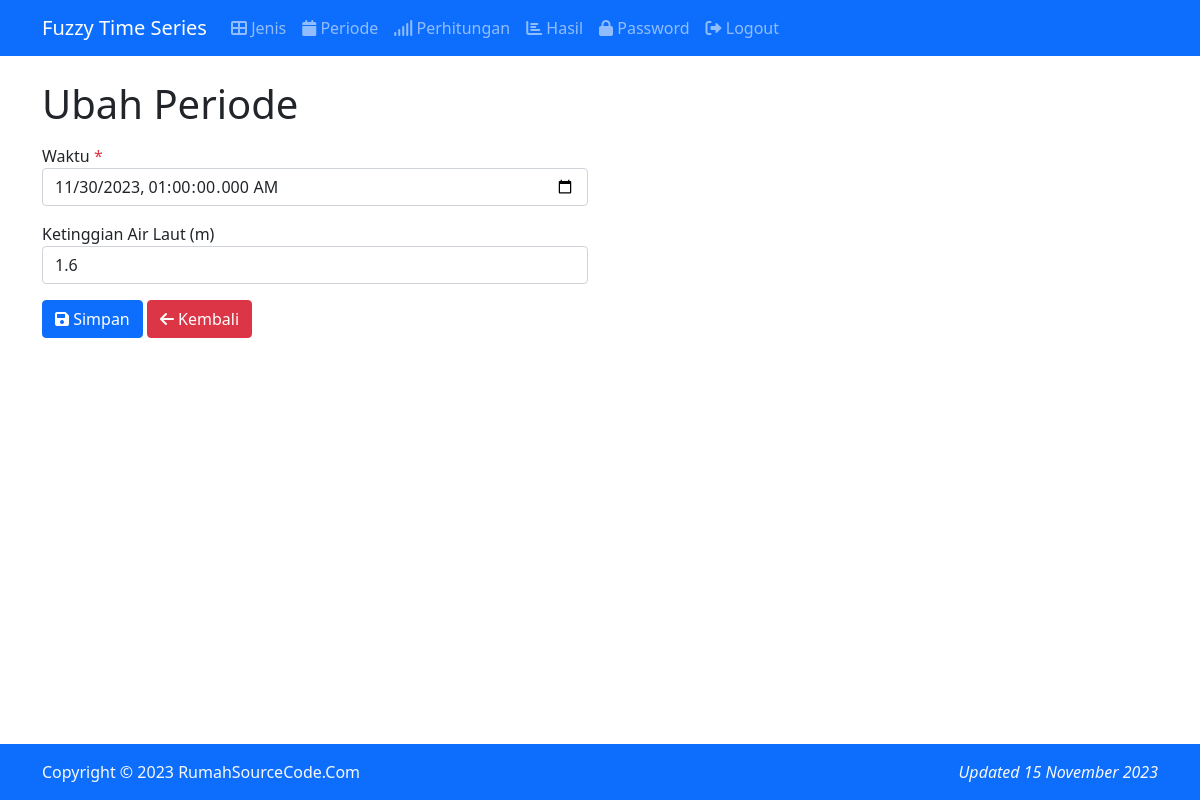
/index.php?m=periode_ubah&ID=1 (signed in), run on the app's committed database.
### tables this page shows
CREATE TABLE `tb_periode` (
  `id_periode` int(16) NOT NULL AUTO_INCREMENT,
  `waktu` datetime DEFAULT NULL,
  PRIMARY KEY (`id_periode`)
);

CREATE TABLE `tb_relasi` (
  `ID` int(11) NOT NULL AUTO_INCREMENT,
  `id_periode` int(11) DEFAULT NULL,
  `kode_jenis` varchar(16) DEFAULT NULL,
  `nilai` double DEFAULT NULL,
  PRIMARY KEY (`ID`)
);

CREATE TABLE `tb_jenis` (
  `kode_jenis` varchar(16) NOT NULL,
  `nama_jenis` varchar(255) DEFAULT NULL,
  PRIMARY KEY (`kode_jenis`)
);

### config.php (called while the page is built, shortened)
<?php
$config["server"] = 'localhost';
$config["username"] = 'root';
$config["password"] = '';
$config["database_name"] = 'fts_chen';

### functions.php (called while the page is built, shortened)
<?php
include 'config.php';
include 'includes/db.php';
$db = new DB($config['server'], $config['username'], $config['password'], $config['database_name']);
function set_value($key = null, $default = null)
{
    return $default;
}

### includes/db.php (called while the page is built, shortened)
<?php
class DB
{
    var $conn = null;
    public function __construct($host, $username, $passwd, $dbname)
    {
        $this->conn = mysqli_connect($host, $username, $passwd, $dbname);
    }
    public function query($sql)
    {
        $query = mysqli_query($this->conn, $sql) or die('<pre>Error mysqli_query: ' . mysqli_error($this->conn) . '<br />' . $sql . '</pre>');
        return $query;
    }
    public function get_row($sql)
    {
        $query = $this->query($sql);
        return mysqli_fetch_object($query);
    }
    public function get_results($sql)
    {
        $query = $this->query($sql);
        $arr = array();
        while ($row = mysqli_fetch_object($query)) {
            $arr[] = $row;
        }
        return $arr;
    }
}

### periode_ubah.php (the view, shortened to what this page needs)
<?php
$row = $db->get_row("SELECT * FROM tb_periode WHERE id_periode='$_GET[ID]'");
?>
<div class="mb-3">
    <h1>Ubah Periode</h1>
</div>
<form method="post">
    <div class="row">
        <div class="col-sm-6">
            <div class="mb-3">
                <label>Waktu <span class="text-danger">*</span></label>
                <input class="form-control" type="datetime-local" name="waktu" value="<?= set_value('waktu', $row->waktu) ?>" step="0.01" />
            </div>
            <?php
            $rows = $db->get_results("SELECT * FROM tb_relasi r
                INNER JOIN tb_jenis k ON k.kode_jenis=r.kode_jenis
            WHERE id_periode='$row->id_periode' ORDER BY r.kode_jenis");
            foreach ($rows as $row) : ?>
                <div class="mb-3">
                    <label><?= $row->nama_jenis ?></label>
                    <input type="number" class="form-control" name="nilai[<?= $row->ID ?>]" value="<?= $row->nilai ?>" />
                </div>
            <?php endforeach ?>
        </div>
    </div>
    <div class="mb-3">
        <button class="btn btn-primary"><span class="fa fa-save"></span> Simpan</button>
        <a class="btn btn-danger" href="?m=periode"><span class="fa fa-arrow-left"></span> Kembali</a>
    </div>
</form>

### data on the page
tb_periode: waktu "11/30/2023 01:00"
tb_relasi: kode_jenis.nama_jenis "Ketinggian Air Laut (m)", nilai "1.6"
